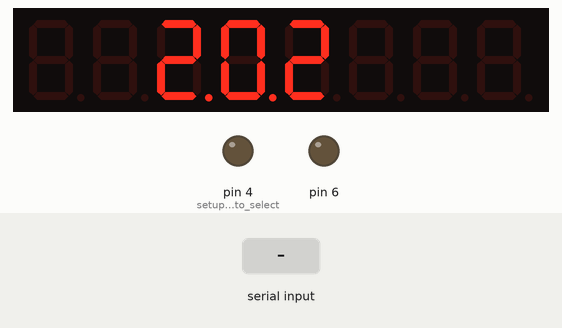
The sketch below on a simulated Arduino Uno, built with avr-gcc and run on an emulated ATmega328P. Parts: 8-digit seven-segment display, output pins drawn as LEDs (lit = HIGH). Dashed ring = blinking. The test bench sets the inputs (shaded band). What the sketch prints to the serial monitor is not drawn.

Above: at 0.1 s.
At 3.5 s:
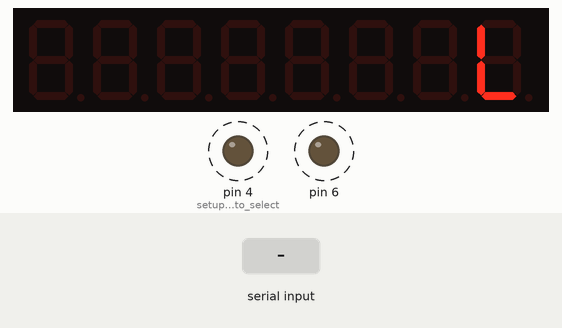
3.8 s: "ID;" received over Serial
5.5 s: "DEBUG1;" received over Serial
8.0 s: "IF;" received over Serial
Timing chart, 0 to 17.0 s (numbered marks = the images above; inputs shaded):
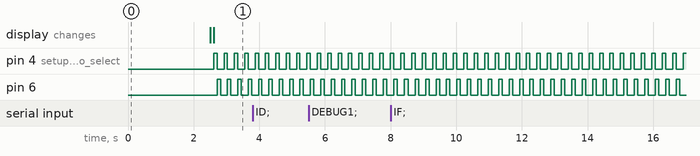

The sketch:

TS_520_DG5_LED_v2_0_2.ino
```cpp
 /*

Kenwood DG5 digital display emulator, V2.0.2 - LED version

4/8/17 - Version 2.0.2  - Stability Enhancement added. Tests the HFO and BFO to see if they have moved more than 500Hz and 100Hz, respectively.
                          If not, keeps the last reading. This should help eliminate some wander/wiggle but keeping the two "fixed" frequencies stable.
                          Also lowered the averageing to 4 samples (from 10), makes display a little more responsive

Updates made January 2016 by Stephen Leander, KV6O
  - LED version, uses MAX 7219 based, 8 digit, 7-segment display
  - added correction factor (see variable "cf" in the "Frequency measurement variables" section
  - added smoothing/averaging to reduce display jitter
  - code cleaned up and better documented
  - this version uses FreqCount library rather than timer code by Nick Gammon
  - tested with latest Arduino IDE (1.8.2), you will need to get the FreqCount library under "Sketch/Include Library/Manage Libraries.."
        Search on "FreqCount" and you should find Paul Stoffregen.  Install the latest version.
  - You will need to do the same for the LED Control library, search on "LedControl"

Stephen Leander, KV6O


Original release notes:
********************************************************************************************************
August 22, 2014

Outputs Kenwood Commander commands on the Serial/USB port for a logging program (DXLab's Commander)
No idea if it will work with other programs because I haven't tested anything else!

Got the idea from Todd Harrison's website, Toddfun.com, where he outlined and built an Adrunio DG-5 emulator, with the plans of using this to display
the frequency, just like the DG-5.

http://www.toddfun.com/2013/02/07/arduino-frequency-display-for-kenwood-ts-520s-hf-ham-radio-part-1/


Counter code based on Arduino timer code by Nick Gammon
http://www.gammon.com.au/forum/?id=11504


Emulates a TS-790 for DX Commander, based on input from Dave, AA6YQ:

        From Dave AA6YQ, DXLab's author:
        From: dxlab@yahoogroups.com [mailto:dxlab@yahoogroups.com] Sent: Tuesday, August 05, 2014 10:42 PM To: dxlab@yahoogroups.com Subject: [dxlab] Kenwood

          >>>If your emulator responds to the ID; command with

        ID007;

        >>>Commander will think its controlling a TS-790. The only other commands to which your emulator will then have to respond are IF; and FB;

        >>>Note: Commander pays attention to the following bytes of the radio's response to an IF; command:

        3-13: VFO A frequency
        29: RX vs TX status
        30: Mode
        31: VFO selection
        33: split status

        >>>Operation won't be convenient unless your emulator can correctly report the radio's mode.


See http://www.kenwood.com/i/products/info/amateur/ts_480/pdf/ts_480_pc.pdf for more on Kenwood command set.


8/22/14 - Version 1.0  Prototyped the circuit using 3 TI PLL's (74HC4046A's), a 74HC93 counter for prescaling the HFO, and 74HC153 for selecting the
signal (VFO, BFO, or HFO) to be counted by the Arduino on pin 5.

8/29/14 Version 1.1 - Added LCD display using 4-bit parrallel display type, added "freq" to have single calculated frequency for serial port and LCD.

9/9/14  Version 1.2 - Added DEBUG0;/DEBUG1; command line functionallity for turning on and off serial debugging

10/11/14 - Version 1.4 (abandoned 1.3, was attempt to make gate time shorter) Added USB/LSB/CW logic using BFO (CAR) frequency.

10/14/14 - Modifications to accomidate the V1.5 board.  Added SelectPinA/B for the new Arduino pins used for the select lines on the 153 (done to free up D2 and D3
            for the later addition of an rotary encoder - these are external Inturrupt pins).  Also had to flip the VFO/HET logic selection, not sure why!

10/17/14 - Change the counter gate time to 200ms (up from 100ms) due to the measured frequency being a little high (200-300 Hz) Not an issue on prototype,
            need to troubleshoot.  Added "splash screen at startup" with adjustable call sign display during operation.

***********************************************************************************************************

1/17/16 - Version 1.6 - removed LCD code and added LED code.

1/17/16 - Version 1.6.1 - Added correction factor option, USB/LSB/CW display on LED, counter gate time back to 100ms

1/18/16 - Version 1.6.2 - added averaging routine to help with display jitter, cleaned up code, added commenting like a good person should.

4/24/16 - Version 1.6.3 - corrected error in calculating correction factor (was being multiplied by 8 for HFO)
*/


#include <LedControl.h>
#include <FreqCount.h>

boolean DEBUG = false;                                       // Debug switch

/*
 LedControl pins for LED display using MAX72XX
 LedControl(dataPin,clockPin,csPin,numDevices)
Arduino pin 8 is connected to the DataIn  - Pin 13 on DG5 shield on LCD2 header
Arduino pin 9 is connected to LOAD (CS)   - Pin 12 on DG5 shield on LCD2 header
Arduino pin 10 is connected to the CLK    - Pin 11 on DG5 shield on LCD2 header
Arduino pin 5 reserved for frequency counter - do not use
*/
LedControl lc=LedControl(8,10,9,2);

// Averaging variables for smoothing display jitter
const int numReadings = 4;                // number of readings to average over
unsigned long readings[numReadings];      // the readings from the frequency county
int readIndex = 0;                        // the index of the current reading
unsigned long total = 0;                  // the running total
unsigned long average = 0;                // the average

// timer varables
volatile unsigned long timerCounts;
volatile boolean counterReady;

//the booleans are for tracking USB/LSB/CW.  Also tracked by the "mode" char, this is only used to track if the mode has changed at this point, could remove the boolean logic but I am lazy
boolean USB = false;
boolean LSB = false;
boolean CW = false;
char mode = 'U';        // current mode computed from the BFO frequency
char OldMode = 'U';     // used in test to see if mode has changed

// counting routine variables
unsigned long overflowCount;
unsigned int timerTicks;
unsigned int timerPeriod;


//Frequency measurement variables
unsigned long frq = 0;        // From counter
unsigned long vfo = 0;        // holds measured vfo frequency
unsigned long bfo = 0;        // holds measured bfo frequency
unsigned long hfo = 0;        // holds measured hfo frequency (which has been divided by 8 in hardware to get frequency into range that the Arduino can measure)
unsigned long freq = 0;       // calculated frequency
unsigned long FreqOld = 0;    // used in test to see if frequency has changed
signed long cf = 0;           // correction factor in Hz - doesn't correct for ceramic oscillators, like on the UNO board - too drifty! If the display is low, use a negative number to move it up, such as "-100" to bump the display up 100Hz
unsigned long lastbfo = 0;    // holds last bfo frequency to see if it has changed
unsigned long lasthfo = 0;    // holds last hfo frequency to see if it has changed
signed long freqchange = 0;   // holds the hfo/bfo frequency delta from the last measurement

String inputString = "";         // a string to hold incoming command
boolean stringComplete = false;  // whether the string is complete


void setup ()
  {
    for (int thisReading = 0; thisReading < numReadings; thisReading++) {       //initilize averaging array
    readings[thisReading] = 0;}

 //    FreqCount.begin(1000);

  pinMode(4, OUTPUT);      //setup pins used to select vfo/bfo/hfo using 74LS153
  pinMode(6, OUTPUT);

  //Startup LED Display
  //The MAX72XX is in power-saving mode on startup, we have to do a wakeup call

  lc.shutdown(0,false);
  // Set the brightness, 0-15 (2 seemed good to me, might need to be brighter thru a lens)
  lc.setIntensity(0,2);
  // and clear the display
  lc.clearDisplay(0);

 Serial.begin(9600);
// reserve 15 bytes for input string for commands
  inputString.reserve(15);

//Display DG5 version on startup
lc.setDigit(0,5,2,true);
lc.setDigit(0,4,0,true);
lc.setDigit(0,3,2,false);

delay(2500);  // wait 2.5 seconds

lc.clearDisplay(0);  // clear LEDs

//FreqCount.begin(100);
   // end of setup
}


//LED display function
void DisplayFreq(long int Frequency) {
 int Freq[6];
for (int i = 5; i >= 0; i--) {
    Freq[i] = Frequency % 10;
    Frequency /= 10;}

lc.setDigit(0,7,Freq[0],false);
lc.setDigit(0,6,Freq[1],true);
lc.setDigit(0,5,Freq[2],false);
lc.setDigit(0,4,Freq[3],false);
lc.setDigit(0,3,Freq[4],true);
lc.setDigit(0,2,Freq[5],false);
}

//Serial input function
void serialEvent() {
  while (Serial.available()) {
    // get the new byte:
    char inChar = (char)Serial.read();
    // add it to the inputString:
    inputString += inChar;
    // if the incoming character is a newline, set a flag
    // so the main loop can do something about it:
    if (inChar == ';') {                // Look for ";" - this is the Kenwood command terminator.
      stringComplete = true;
    }
  }
}


void loop ()
  {

  for (int x=0; x < 3; x++){                   // Loop thru the 3 signals to count the signals.
         if (x==0) {                            //Select VFO
             digitalWrite(4, LOW);
             digitalWrite(6, LOW);
         }
          if (x==1) {                           //Select BFO
             digitalWrite(4, HIGH);
             digitalWrite(6, LOW);
         }

         if (x==2) {                            //Select HFO
             digitalWrite(4, LOW);
             digitalWrite(6, HIGH);
         }

delay (5);  //settle time

FreqCount.begin(100);

while (FreqCount.available() == 0);
     frq = (FreqCount.read())*10;
//    Serial.println(frq);
FreqCount.end();


//Correction Factor, if needed.  This is added to each of the 3 frequencies read.

          if (x==0)vfo=frq+cf;                  // load frequency's into vfo, bfo, and hfo.
          if (x==1)bfo=frq+cf;
          if (x==2)hfo=(frq*8)+cf;              //hfo multiplied by 8 to get actual frequency (hardware divided by 8 with 74LS93 to get frequency into readable range (Arduino can't count above 8Mhz)


// Stability Enhancement added V2.0.2
// Test the HFO and BFO to see if they have moved more than 500Hz and 100Hz, respectively.  If not, keep the last reading.
// This should help eliminate some wander/wiggle but keeping the two fixed frequencies stable.

//  HFO test
freqchange = lasthfo - hfo;           //see how much the frequency has change since the last measurement
freqchange = abs(freqchange);         //get the absolute so we can test (get rid of negatives)
//Serial.print("HFO CHANGE: ");
//Serial.print (freqchange);

           if (freqchange < 500){     //if the frequency hasen't changed more than 500 Hz, then leave it as is
             hfo = lasthfo;
           }
           else {lasthfo = hfo;}      //larger change detected, use this value.


//  BFO test
freqchange = lastbfo - bfo;           //see how much the frequency has change since the last measurement
freqchange = abs(freqchange);
//Serial.print("   BFO CHANGE: ");
//Serial.println (freqchange);

           if (freqchange < 100){     //if the frequency hasen't changed more than 100 Hz, then leave it as is
             bfo = lastbfo;
           }
           else {lastbfo = bfo;}      //larger change detected, use this value.


//Compute the actual dial frequency, round and drop least signifigant digits
freq = ((((hfo-(bfo+vfo))/10)+5)/10);


// use the BFO (CAR) frequency to determine USB/LSB/CW


// In the TS-520S Service manual on pg. 6, it describes the frequencies used by the BFO for the different modes.
// It states, “Frequencies are 3396.5 kHz for USB, 3393.5 kHz for LSB, and 3394.3 kHz (receive) and 3395.0 kHz (transmit) for CW.”
// You might have to tweak these values for your BFO - this is a function that the origional DG5 didn't do.
// If your Arduino's crystal is off, you might be able to fix both using the correction factor (cf) variable in the "Frequency measurement variables" section


if (bfo > 3396000){
  USB = true;
  LSB = false;
  CW = false;
  mode = 'U';
  }

else if (bfo < 3393500){
  USB = false;
  LSB = true;
  CW = false;
  mode='L';
  }

  else{
  USB = false;
  LSB = false;
  CW = true;
  mode='C';
  }

// Debugging stuff.

//#ifdef DEBUG                                  // for debugging and monitoring the results on the serial port
if (DEBUG == true){                             // Type "DEBUG1;" (and enter) on the port to enable, "DEBUG0;" to turn off
Serial.print("VFO: ");                          // prints measured VFO/BFO/HFO values, along with the calculated
Serial.print (vfo);                             // frequency, and calculated USB/LSB/CW settings.
Serial.print(" BFO: ");
Serial.print (bfo);
Serial.print(" HFO: ");
Serial.print (hfo);
Serial.print (" FREQ: ");
Serial.print (freq);
Serial.print (" USB: ");
Serial.print (USB);
Serial.print (" LSB: ");
Serial.print (LSB);
Serial.print (" CW: ");
Serial.println (CW);
}

// write to LED display
// first, we add the new frequency into an array of X frequencies so we can average


  total = total - readings[readIndex];            // subtract the last calculated freq
  readings[readIndex] = freq;                     // load the new freq reading into the array
  total = total + readings[readIndex];            // add the freq to the total
  readIndex = readIndex + 1;                      // advance to the next position in the array
    if (readIndex >= numReadings) {               // if we're at the end of the array...
    readIndex = 0;                                // wrap around to the beginning
  }
  average = total / numReadings;                  // now, calculate the average:

 if (average != FreqOld) {DisplayFreq(average);}     // has it changed since the last time we updated the display?  If so, update, if not, skip

 FreqOld = average;                               // copy new average to FreqOld so we can test if it's changed the next time we run thru the loop


//  Display the mode on the last position of the LED (far right)
//  if the mode has changed.  Helps prevent unnecessary strobing of the display

if (mode != OldMode) {
        if (USB == true){
        lc.setRow(0,0,0x1c);                      // write a little "u"
      }
      else if (LSB == true){
        lc.setChar(0,0,'L',false);                // write a big  "L"
      }
      else if (CW == true){                       // write a little "c"
         lc.setChar(0,0,'C',false);
      }
}

OldMode = mode;  //copy current mode to OldMode so we can test next time thru the loop

//#endif - end of frequency counting loop

}

 //  Serial port handeling
 //  Check serial port to see if we have a command
  if (stringComplete) {

    if (inputString == "ID;") {            //ID the radio as a "ID007" - Kenwood TS790. There is no TS-520S. ;-)
         Serial.print("ID007;");
    }

     else if (inputString =="DEBUG1;"){        // Turn on debugging when "DEBUG1;" is received.
       DEBUG=true;
     }

     else if (inputString =="DEBUG0;"){        // Turn off debugging when "DEBUG0;" is received.
       DEBUG=false;
     }

     else if (inputString == "IF;"){

       // Output the frequency and mode in the Kenwood "IF;" return
       // Reading strings from flash to save memory, could use a more elegant approach, but this works :-)


       if (freq > 90000){  // if above 10Mhz set the padding correct for the IF; command

       if (USB == true){
       Serial.print (F("IF000"));
       Serial.print (freq);
       Serial.print (F("00000000000000000020000000;"));  // The "2" is the mode,
       }
       else if (LSB == true){
       Serial.print (F("IF000"));
       Serial.print (freq);
       Serial.print (F("00000000000000000010000000;"));    // Mode set to 1 for "LSB".
       }
       else if (CW == true){
       Serial.print (F("IF000"));
       Serial.print (freq);
       Serial.print (F("00000000000000000030000000;"));  // The "3" is the mode, CW
     }
       }

       else {             // if below 10Mhz set the padding correct for the IF; command
       if (USB == true){
       Serial.print (F("IF0000"));
       Serial.print (freq);
       Serial.print (F("00000000000000000020000000;"));  // The "2" is the mode,
       }
       else if (LSB == true){
       Serial.print (F("IF0000"));
       Serial.print (freq);
       Serial.print (F("00000000000000000010000000;"));    // Mode set to 1 for "LSB".
       }
       else if (CW == true){
       Serial.print (F("IF0000"));
       Serial.print (freq);
       Serial.print (F("00000000000000000030000000;"));  // The "3" is the mode, CW
       }
       }

  }
  }
    // clear the string:
    inputString = "";
    stringComplete = false;

    // end of loop
  }
```

Measured:
- by itself, pin 4 (setup_pins_used_to_select), pin 6: alternates HIGH for 0.11 s and LOW for 0.21 s
